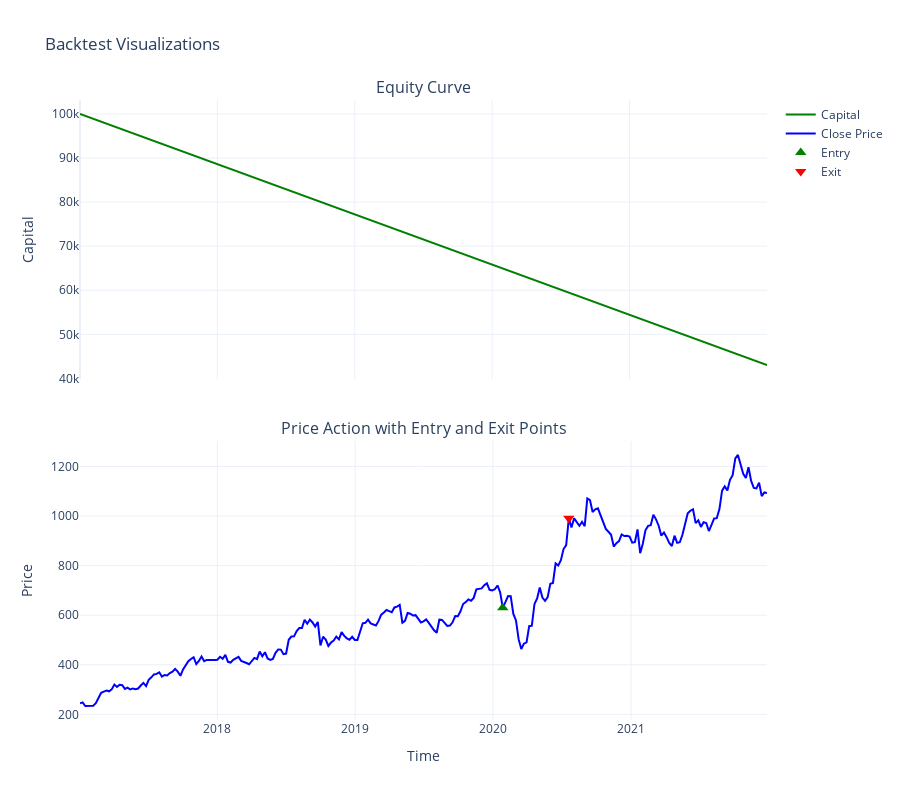

Notebook source saved alongside this figure:
### Code cell
dataframe = stock_data[['timestamp', 'Open','High','Low','Close','Volume','Signals']]
stock_data = remove_redundant_signals(dataframe)
perform_backtest(dataframe)

### Figure 1 — Plotly figure (JSON) as saved in the notebook; plotly's stock layout.template omitted (floating-point values rounded to 4 significant figures; data arrays with more than 128 entries replaced by an {"elided": "..."} marker saying what was removed)
{"data": [{"line": {"color": "green"}, "mode": "lines", "name": "Capital", "type": "scatter", "xaxis": "x", "y": [100000, 43030.0], "yaxis": "y"}, {"line": {"color": "blue"}, "mode": "lines", "name": "Close Price", "type": "scatter", "x": {"elided": "261 str values"}, "xaxis": "x2", "y": {"elided": "261 float values"}, "yaxis": "y2"}, {"marker": {"color": "green", "size": 10, "symbol": "triangle-up"}, "mode": "markers", "name": "Entry", "type": "scatter", "x": ["2020-01-27T00:00:00"], "xaxis": "x2", "y": [629.9], "yaxis": "y2"}, {"marker": {"color": "red", "size": 10, "symbol": "triangle-down"}, "mode": "markers", "name": "Exit", "type": "scatter", "x": ["2020-07-20T00:00:00"], "xaxis": "x2", "y": [990.4], "yaxis": "y2"}], "layout": {"annotations": [{"font": {"size": 16}, "showarrow": false, "text": "Equity Curve", "x": 0.5, "xanchor": "center", "xref": "paper", "y": 1, "yanchor": "bottom", "yref": "paper"}, {"font": {"size": 16}, "showarrow": false, "text": "Price Action with Entry and Exit Points", "x": 0.5, "xanchor": "center", "xref": "paper", "y": 0.45, "yanchor": "bottom", "yref": "paper"}], "height": 800, "showlegend": true, "title": {"text": "Backtest Visualizations"}, "xaxis": {"anchor": "y", "domain": [0, 1], "matches": "x2", "showticklabels": false}, "xaxis2": {"anchor": "y2", "domain": [0, 1], "title": {"text": "Time"}}, "yaxis": {"anchor": "x", "domain": [0.55, 1], "title": {"text": "Capital"}}, "yaxis2": {"anchor": "x2", "domain": [0, 0.45], "title": {"text": "Price"}}}}
